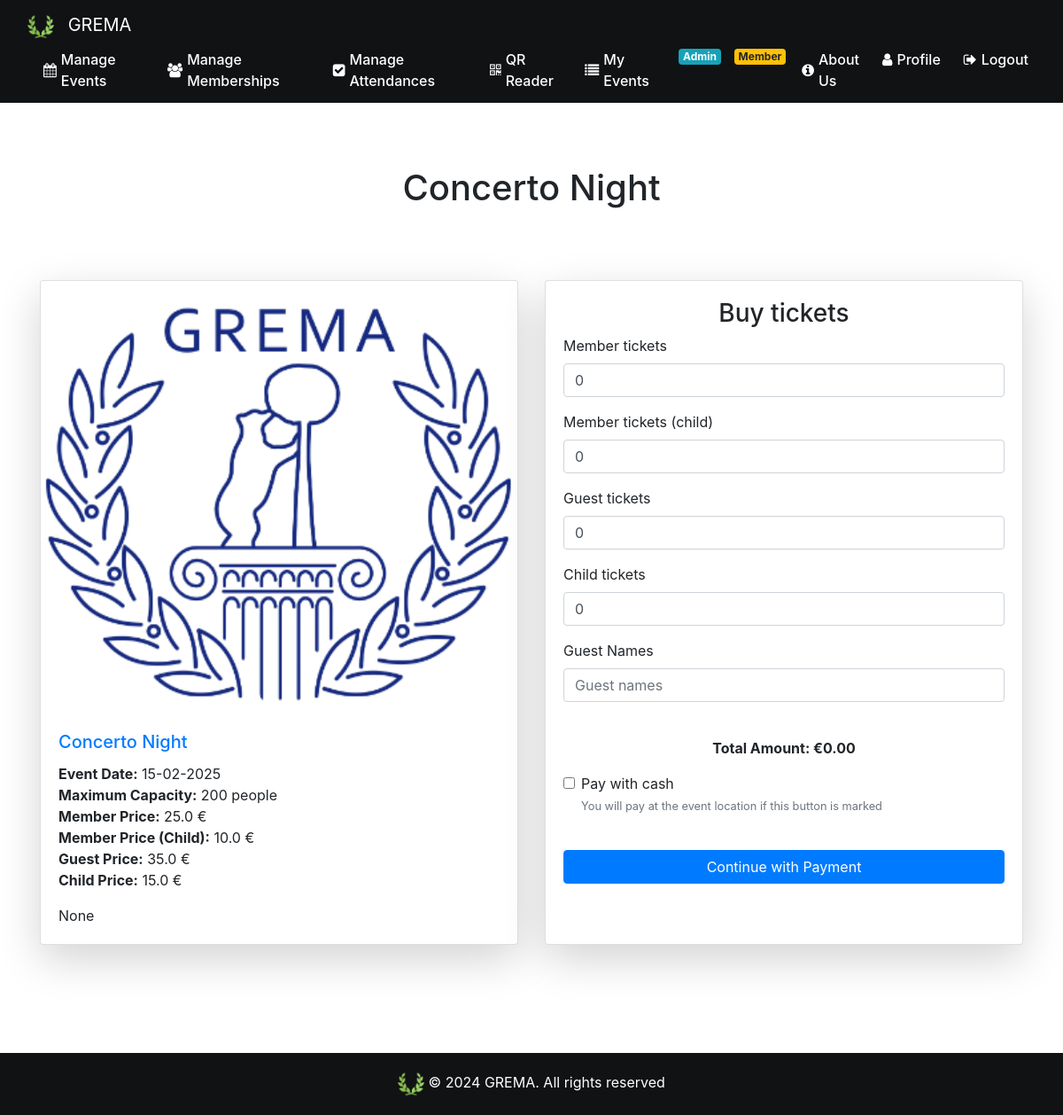
/event-attendance/1 (signed in), run on the app's committed database.
### website/models.py (models this page shows)
class Event(db.Model):
    id = db.Column(db.Integer, primary_key=True)
    name= db.Column(db.String(80))
    date = db.Column(db.DateTime(timezone=True), default=func.current_date())
    max_guest_num = db.Column(db.Integer)
    member_price=db.Column(db.Float)
    member_child_price=db.Column(db.Float)
    guest_price=db.Column(db.Float)
    child_price=db.Column(db.Float)
    is_family_friendly=db.Column(db.Boolean)
    img_url=db.Column(db.String(300))
    description=db.Column(db.String(800))
    admin_id = db.Column(db.Integer, db.ForeignKey('admin.id'))

### website/views.py (the view)
@views.route('/event-attendance/<int:event_id>', methods=['GET', 'POST'])
@login_required
def event_attendance(event_id):
    event = Event.query.get_or_404(event_id)
    user_fee = Fee.query.filter_by(user_fee=current_user.id).first()
    return render_template('event.html', event=event, user=current_user, user_fee=user_fee)

### website/views.py (called while the page is built)
@views.context_processor
def inject_membership():
    if current_user.is_authenticated:
        is_member = Fee.query.filter_by(user_fee=current_user.id, payed=True).first() is not None
    else:
        is_member = False
    return dict(is_member=is_member)

### website/templates/event.html (shortened to what this page needs)
{% extends "base.html" %}
{% block content %}
<br />
<h1 class="text-center mt-5">{{ event.name }}</h1>
<br />
<link rel="stylesheet" href="/static/checkout.css" />
<div class="container py-5">
    <div class="row">
        <div class="col-md-6">
            <div class="card shadow-lg mb-4">
                {% if event.img_url %}
                <img src="{{ event.img_url }}" class="card-img-top" alt="{{ event.name }}">
                {% else %}
                <img src="{{ url_for('static', filename='images/gremaLogo.png') }}" class="card-img-top"
                    alt="{{ event.name }}">
                {% endif %}
                <div class="card-body">
                    <h5 class="card-title">
                        <a href="/event-attendance/{{ event.id }}">{{ event.name }}</a>
                    </h5>
                    <ul class="list-unstyled">
                        <li><strong>Event Date:</strong> {{ event.date.strftime('%d-%m-%Y') }}</li>
                        <li><strong>Maximum Capacity:</strong> {{ event.max_guest_num }} people</li>
                        <li><strong>Member Price:</strong> {{ event.member_price }} €</li>
                        <li><strong>Member Price (Child):</strong> {{ event.member_child_price }} €</li>
                        <li><strong>Guest Price:</strong> {{ event.guest_price }} €</li>
                        <li><strong>Child Price:</strong> {{ event.child_price }} €</li>
                    </ul>
                    <p class="card-text">{{ event.description }}</p>
                </div>
            </div>
        </div>
        <div class="col-md-6">
            <div class="card shadow-lg mb-4">
                <div class="card-body">
                    <form id="payment-form" method="POST" class="border-0">
                        <div id="formulario_a_ocultar">
                            <h3 class="text-center">Buy tickets</h3>
                            {% if user_fee %}
                            <div class="form-group">
                                <label for="number_member_tickets">Member tickets</label>
                                <input type="number" class="form-control" id="number_member_tickets"
                                    name="number_member_tickets" placeholder="Member tickets" min="0" value="0" />
                            </div>
                            <div class="form-group">
                                <label for="number_child_member_tickets">Member tickets (child)</label>
                                <input type="number" class="form-control" id="number_child_member_tickets"
                                    name="number_child_member_tickets" placeholder="Member tickets (child)" min="0"
                                    value="0" />
                            </div>
                            {% endif %}
                            <div class="form-group">
                                <label for="number_guest_tickets">Guest tickets</label>
                                <input type="number" class="form-control" id="number_guest_tickets"
                                    name="number_guest_tickets" placeholder="Guest tickets" min="0" value="0" />
                            </div>
                            <div class="form-group">
                                <label for="number_child_tickets">Child tickets</label>
                                <input type="number" class="form-control" id="number_child_tickets"
                                    name="number_child_tickets" placeholder="Child tickets" min="0" value="0" />
                            </div>
                            <div class="form-group">
                                <label for="guests_names">Guest Names</label>
                                <input type="text" class="form-control" id="guests_names" name="guests_names"
                                    placeholder="Guest names" />
                            </div>
                            <div class="form-group">
                                <p id="totalAmountDisplay" class="font-weight-bold text-center"></p>
                            </div>
                            <div class="form-group form-check">
                                <input type="checkbox" class="form-check-input" id="pay_cash" name="pay_cash">
                                <label class="form-check-label" for="pay_cash">Pay with cash</label>
                                <small class="form-text text-muted">You will pay at the event location if this button is
                                    marked</small>
                            </div>
                            <br>
                            <button id="continue-btn" class="btn btn-primary btn-block">Continue with Payment</button>
                        </div>
                        <br /><br />
                    </form>
                </div>
            </div>
        </div>
    </div>
</div>
{% endblock %}

### website/static/base.css (style rules this page uses)
html { position: relative; min-height: 100%; }
body { margin-bottom: 100px; margin: 0; padding: 0; }

### data on the page
Event: name "Concerto Night", date "15-02-2025", max_guest_num "200", member_price "25.0", member_child_price "10.0", guest_price "35.0", child_price "15.0", description "None"
